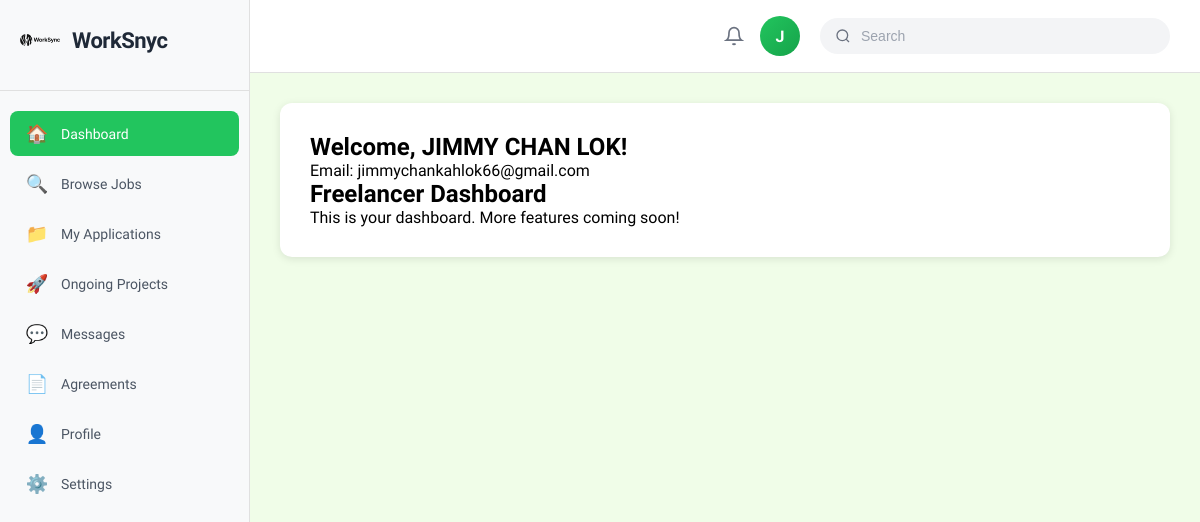
Screenshot of /page/freelancer_dashboard.php (signed in) with the database file from the repository.
### tables this page shows
CREATE TABLE
  `freelancer` (
    `FreelancerID` int (11) NOT NULL,
    `FirstName` varchar(100) DEFAULT NULL,
    `LastName` varchar(100) DEFAULT NULL,
    `Email` varchar(255) DEFAULT NULL,
    `Password` varchar(255) DEFAULT NULL,
    `PhoneNo` varchar(50) DEFAULT NULL,
    `ProfilePicture` varchar(500) DEFAULT NULL,
    `Status` varchar(50) DEFAULT NULL,
    `Address` text DEFAULT NULL,
    `Experience` text DEFAULT NULL,
    `Education` text DEFAULT NULL,
    `SocialMediaURL` varchar(255) DEFAULT NULL,
    `Bio` text DEFAULT NULL,
    `Rating` decimal(3, 2) DEFAULT NULL,
    `TotalEarned` decimal(10, 2) DEFAULT NULL,
    `JoinedDate` timestamp NOT NULL DEFAULT current_timestamp(),
    `isDelete` tinyint (1) DEFAULT 0
  );

### page/freelancer_dashboard.php (the view, shortened to what this page needs)
<?php
$conn = getDBConnection();
$freelancer_id = $_SESSION['user_id'];
$stmt = $conn->prepare("SELECT FirstName, LastName, Email, Status, Rating FROM freelancer WHERE FreelancerID = ?");
$stmt->bind_param("i", $freelancer_id);
$stmt->execute();
$result = $stmt->get_result();
$freelancer = $result->fetch_assoc();
?>
<!DOCTYPE html>
<html lang="en">
<head>
    <link rel="stylesheet" href="/assets/css/style.css">
    <link rel="stylesheet" href="/assets/css/dashboard.css">
    <link rel="stylesheet" href="/assets/css/profile.css">
</head>
<body class="profile-page">
    <div class="profile-layout">
        <?php include '../includes/freelancer_sidebar.php'; ?>
        <main class="main-content">
            <?php include '../includes/header.php'; ?>
            <div class="profile-card">
                <h1 class="welcome-message">Welcome, <?php echo htmlspecialchars($freelancer['FirstName'] . ' ' . $freelancer['LastName']); ?>!</h1>
                <p>Email: <?php echo htmlspecialchars($freelancer['Email']); ?></p>
                <h2>Freelancer Dashboard</h2>
                <p>This is your dashboard. More features coming soon!</p>
            </div>
        </main>
    </div>
</body>
</html>

### assets/css/style.css (style rules this page uses)
* { margin: 0; padding: 0; box-sizing: border-box; }
body { font-family: 'Momo Trust Display', sans-serif; background: linear-gradient(135deg, #f0fde8 0%, #e6fdd5 100%); min-height: 100vh; align-items: center; justify-content: center; padding: 20px; }

### assets/css/dashboard.css (style rules this page uses)
.welcome-message { font-size: 24px; font-weight: 600; }

### assets/css/profile.css (style rules this page uses)
body.profile-page { margin: 0; padding: 0; overflow-x: hidden; }
.profile-layout { display: flex; min-height: 100vh; background-color: #f5f3f7; width: 100%; }
.main-content { flex: 1; margin-left: 250px; padding: 0; width: calc(100% - 250px); min-height: 100vh; background-color: #f0fde8; }
.profile-card { background-color: white; border-radius: 12px; padding: 30px; margin: 30px auto; box-shadow: 0 2px 8px rgba(0, 0, 0, 0.1); width: calc(100% - 60px); max-width: 1200px; }

### rows the page displays
freelancer: FirstName+LastName "JIMMY CHAN LOK", Email "jimmychankahlok66@gmail.com"

### other values shown
$initials "J"
